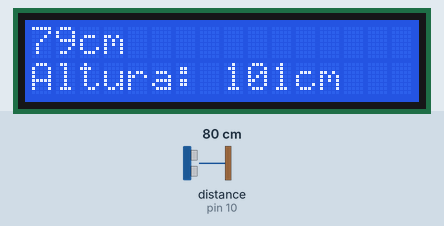
Simulated run of this sketch. Board: Arduino Uno, built with avr-gcc and run on an emulated ATmega328P. Parts: 16×2 character LCD. Wiring (inferred from the names in the program): ultrasonic range finder: trigger pin 9; echo pin 10. Inputs (shaded band) come from the test bench; at power-on: distance to the obstacle (sensor on pin 10) 80 cm. The echo pulse lasts 58.3 µs per cm.

Above: at 1.2 s.
1.3 s: distance to the obstacle (sensor on pin 10) set to 2 cm
At 3.0 s:
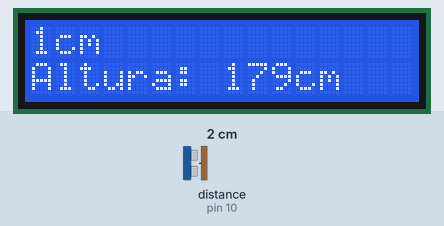
4.0 s: distance to the obstacle (sensor on pin 10) set to 4 cm
At 4.7 s:
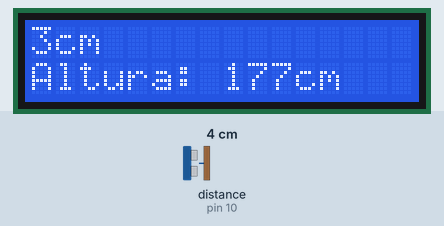
6.7 s: distance to the obstacle (sensor on pin 10) set to 9 cm
At 9.4 s:
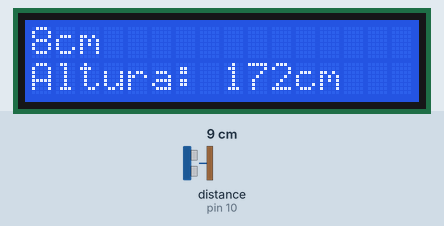
Timing chart, 0 to 10.9 s (numbered marks = the images above; inputs shaded):
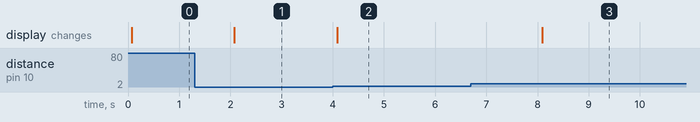

The sketch:

tallimetro.ino
```cpp
//Declaraciòn de variables
const int pinTrig = 9;
const int pinEcho = 10;
long      duracion = 0;
int       distancia = 0;
int       valFinal = 0;

//Inicializaciòn de LCD
#include<LiquidCrystal.h>
LiquidCrystal lcd(12, 11, 5, 4, 3, 2);

void setup() {
  pinMode(pinTrig, OUTPUT); //Transmisor
  pinMode(pinEcho, INPUT); //Receptor
  lcd.begin(16, 2);

  Serial.begin(9600);
}

void loop() {

   //Apagamos el sensor
   digitalWrite(pinTrig, LOW);
   delayMicroseconds(2);


   //CONFIGURCIÒN ENVÌO DE LA ONDA
   //Encendemos el sensor para que envìe la onda ultrasònica
   digitalWrite(pinTrig, HIGH);
   //Tiempo de envio de la onda
   delayMicroseconds(10); //Son 10 microsegundos porque la funiòn pulseIn funciona desde ese valor
   //Apagamos de nuevo el sensor
   digitalWrite(pinTrig, LOW);

   //CONFIGURCIÒN PARA RECIBIR LA ONDA
   duracion = pulseIn(pinEcho, HIGH);

    distancia = (0.034*duracion)/2; //Lo dividimos entre dos porque la variable duraciòn almacena el tiempo que tarda la onda en ir y venir
    valFinal = 180 - distancia; //Tomamos un valor de referencia
    lcd.clear();
    lcd.setCursor(0,0);
    lcd.print(distancia);
    lcd.print("cm");
    lcd.setCursor(0,1);
    lcd.print("Altura: ");
    lcd.print(valFinal);
    lcd.print("cm");
    delay(2000);


}
```

Measured:
- after the input at 1.3 s, the display: changes after 0.78 s (image 1)
- after the input at 4.0 s, the display: changes after 0.08 s (image 2)
- after the input at 6.7 s, the display: changes after 1.4 s (image 3)
